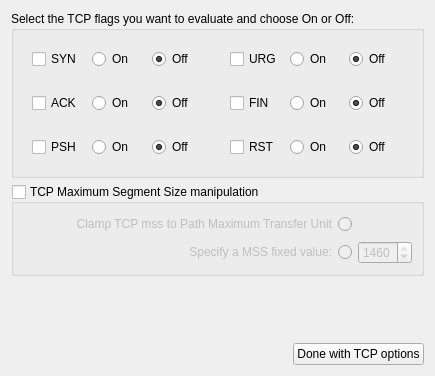
             <widget class="QWidget" name="pageTCPFlags">
              <layout class="QGridLayout">
               <item row="0" column="0" colspan="2">
                <widget class="QGroupBox" name="gpTCPFlags">
                 <property name="title">
                  <string>Select the TCP flags you want to evaluate and choose On or Off:</string>
                 </property>
                 <layout class="QGridLayout">
                  <item row="0" column="0">
                   <widget class="QFrame" name="frameTCPFlags">
                    <property name="sizePolicy">
                     <sizepolicy hsizetype="Preferred" vsizetype="Preferred">
                      <horstretch>0</horstretch>
                      <verstretch>0</verstretch>
                     </sizepolicy>
                    </property>
                    <property name="frameShape">
                     <enum>QFrame::NoFrame</enum>
                    </property>
                    <property name="frameShadow">
                     <enum>QFrame::Raised</enum>
                    </property>
                    <layout class="QHBoxLayout">
                     <property name="spacing">
                      <number>6</number>
                     </property>
                     <property name="margin">
                      <number>9</number>
                     </property>
                     <item>
                      <widget class="IQFCheckBox" name="cBSyn">
                       <property name="text">
                        <string>SYN</string>
                       </property>
                      </widget>
                     </item>
                     <item>
                      <widget class="IQFRadioButton" name="rbSOn">
                       <property name="text">
                        <string>On</string>
                       </property>
                      </widget>
                     </item>
                     <item>
                      <widget class="IQFRadioButton" name="rbSOff">
                       <property name="text">
                        <string>Off</string>
                       </property>
                       <property name="checked">
                        <bool>true</bool>
                       </property>
                      </widget>
                     </item>
                    </layout>
                   </widget>
                  </item>
                  <item row="0" column="1">
                   <widget class="QFrame" name="frame_4">
                    <property name="frameShape">
                     <enum>QFrame::NoFrame</enum>
                    </property>
                    <property name="frameShadow">
                     <enum>QFrame::Raised</enum>
                    </property>
                    <layout class="QHBoxLayout">
                     <item>
                      <widget class="IQFCheckBox" name="cBUrg">
                       <property name="text">
                        <string>URG</string>
                       </property>
                      </widget>
                     </item>
                     <item>
                      <widget class="IQFRadioButton" name="rbUOn">
                       <property name="text">
                        <string>On</string>
                       </property>
                      </widget>
                     </item>
                     <item>
                      <widget class="IQFRadioButton" name="rbUOff">
                       <property name="text">
                        <string>Off</string>
                       </property>
                       <property name="checked">
                        <bool>true</bool>
                       </property>
                      </widget>
                     </item>
                    </layout>
                   </widget>
                  </item>
                  <item row="1" column="0">
                   <widget class="QFrame" name="frame_2">
                    <property name="frameShape">
                     <enum>QFrame::NoFrame</enum>
                    </property>
                    <property name="frameShadow">
                     <enum>QFrame::Raised</enum>
                    </property>
                    <layout class="QHBoxLayout">
                     <property name="spacing">
                      <number>6</number>
                     </property>
                     <property name="margin">
                      <number>9</number>
                     </property>
                     <item>
                      <widget class="IQFCheckBox" name="cBAck">
                       <property name="text">
                        <string>ACK</string>
                       </property>
                      </widget>
                     </item>
                     <item>
                      <widget class="IQFRadioButton" name="rbAOn">
                       <property name="text">
                        <string>On</string>
                       </property>
                      </widget>
                     </item>
                     <item>
                      <widget class="IQFRadioButton" name="rbAOff">
                       <property name="text">
                        <string>Off</string>
                       </property>
                       <property name="checked">
                        <bool>true</bool>
                       </property>
                      </widget>
                     </item>
                    </layout>
                   </widget>
                  </item>
                  <item row="1" column="1">
                   <widget class="QFrame" name="frame2">
                    <property name="frameShape">
                     <enum>QFrame::NoFrame</enum>
                    </property>
                    <property name="frameShadow">
                     <enum>QFrame::Raised</enum>
                    </property>
                    <layout class="QHBoxLayout">
                     <property name="spacing">
                      <number>6</number>
                     </property>
                     <property name="margin">
                      <number>9</number>
                     </property>
                     <item>
                      <widget class="IQFCheckBox" name="cBFin">
                       <property name="text">
                        <string>FIN</string>
                       </property>
                      </widget>
                     </item>
                     <item>
                      <widget class="IQFRadioButton" name="rbFON">
                       <property name="text">
                        <string>On</string>
                       </property>
                      </widget>
                     </item>
                     <item>
                      <widget class="IQFRadioButton" name="rbFOff">
                       <property name="text">
                        <string>Off</string>
                       </property>
                       <property name="checked">
                        <bool>true</bool>
                       </property>
                      </widget>
                     </item>
                    </layout>
                   </widget>
                  </item>
                  <item row="2" column="0">
                   <widget class="QFrame" name="frame_3">
                    <property name="frameShape">
                     <enum>QFrame::NoFrame</enum>
                    </property>
                    <property name="frameShadow">
                     <enum>QFrame::Raised</enum>
                    </property>
                    <layout class="QHBoxLayout">
                     <property name="spacing">
                      <number>6</number>
                     </property>
                     <property name="margin">
                      <number>9</number>
                     </property>
                     <item>
                      <widget class="IQFCheckBox" name="cBPsh">
                       <property name="text">
                        <string>PSH</string>
                       </property>
                      </widget>
                     </item>
                     <item>
                      <widget class="IQFRadioButton" name="rbPOn">
                       <property name="text">
                        <string>On</string>
                       </property>
                      </widget>
                     </item>
                     <item>
                      <widget class="IQFRadioButton" name="rbPOff">
                       <property name="text">
                        <string>Off</string>
                       </property>
                       <property name="checked">
                        <bool>true</bool>
                       </property>
                      </widget>
                     </item>
                    </layout>
                   </widget>
                  </item>
                  <item row="2" column="1">
                   <widget class="QFrame" name="frame3">
                    <property name="frameShape">
                     <enum>QFrame::NoFrame</enum>
                    </property>
                    <property name="frameShadow">
                     <enum>QFrame::Raised</enum>
                    </property>
                    <layout class="QHBoxLayout">
                     <property name="spacing">
                      <number>6</number>
                     </property>
                     <property name="margin">
                      <number>9</number>
                     </property>
                     <item>
                      <widget class="IQFCheckBox" name="cBRst">
                       <property name="text">
                        <string>RST</string>
                       </property>
                      </widget>
                     </item>
                     <item>
                      <widget class="IQFRadioButton" name="rbROn">
                       <property name="text">
                        <string>On</string>
                       </property>
                      </widget>
                     </item>
                     <item>
                      <widget class="IQFRadioButton" name="rbROff">
                       <property name="text">
                        <string>Off</string>
                       </property>
                       <property name="checked">
                        <bool>true</bool>
                       </property>
                      </widget>
                     </item>
                    </layout>
                   </widget>
                  </item>
                 </layout>
                </widget>
               </item>
               <item row="1" column="0" colspan="2">
                <widget class="QGroupBox" name="gbMss">
                 <property name="title">
                  <string>TCP Maximum Segment Size manipulation</string>
                 </property>
                 <property name="checkable">
                  <bool>true</bool>
                 </property>
                 <property name="checked">
                  <bool>false</bool>
                 </property>
                 <layout class="QGridLayout">
                  <item row="0" column="0">
                   <widget class="IQFRadioButton" name="rbClampTcpMSS">
                    <property name="layoutDirection">
                     <enum>Qt::RightToLeft</enum>
                    </property>
                    <property name="text">
                     <string>Clamp TCP mss to Path Maximum Transfer Unit</string>
                    </property>
                   </widget>
                  </item>
                  <item row="0" column="1">
                   <spacer>
                    <property name="orientation">
                     <enum>Qt::Horizontal</enum>
                    </property>
                    <property name="sizeHint" stdset="0">
                     <size>
                      <width>101</width>
                      <height>22</height>
                     </size>
                    </property>
                   </spacer>
                  </item>
                  <item row="1" column="0">
                   <widget class="QRadioButton" name="rbMss">
                    <property name="sizePolicy">
                     <sizepolicy hsizetype="Minimum" vsizetype="Fixed">
                      <horstretch>7</horstretch>
                      <verstretch>0</verstretch>
                     </sizepolicy>
                    </property>
                    <property name="layoutDirection">
                     <enum>Qt::RightToLeft</enum>
                    </property>
                    <property name="text">
                     <string>Specify a MSS fixed value:</string>
                    </property>
                   </widget>
                  </item>
                  <item row="1" column="1">
                   <widget class="IQFSpinBox" name="sbMss">
                    <property name="sizePolicy">
                     <sizepolicy hsizetype="Minimum" vsizetype="Fixed">
                      <horstretch>1</horstretch>
                      <verstretch>0</verstretch>
                     </sizepolicy>
                    </property>
                    <property name="minimum">
                     <number>40</number>
                    </property>
                    <property name="maximum">
                     <number>1460</number>
                    </property>
                    <property name="value">
                     <number>1460</number>
                    </property>
                   </widget>
                  </item>
                 </layout>
                </widget>
               </item>
               <item row="2" column="1">
                <spacer>
                 <property name="orientation">
                  <enum>Qt::Vertical</enum>
                 </property>
                 <property name="sizeHint" stdset="0">
                  <size>
                   <width>20</width>
                   <height>61</height>
                  </size>
                 </property>
                </spacer>
               </item>
               <item row="3" column="0">
                <spacer>
                 <property name="orientation">
                  <enum>Qt::Horizontal</enum>
                 </property>
                 <property name="sizeHint" stdset="0">
                  <size>
                   <width>191</width>
                   <height>20</height>
                  </size>
                 </property>
                </spacer>
               </item>
               <item row="3" column="1">
                <widget class="IQFPushButton" name="pushButtonTCPFlagsOk">
                 <property name="text">
                  <string>Done with TCP options</string>
                 </property>
                </widget>
               </item>
              </layout>
             </widget>
